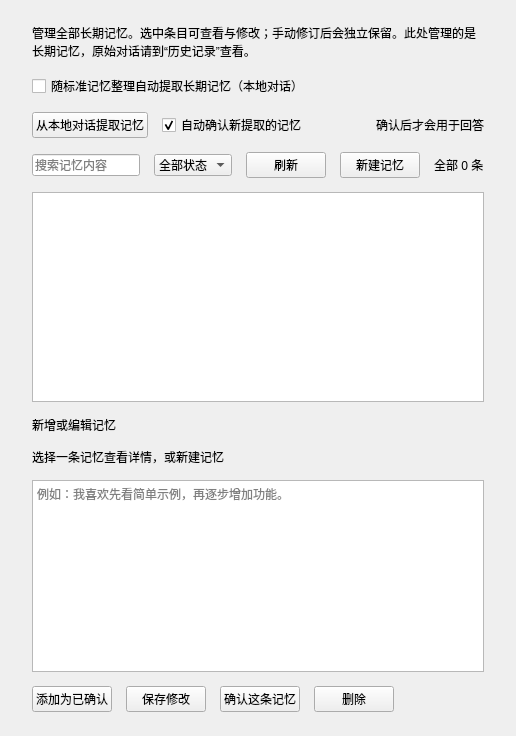
         <widget class="QWidget" name="memoryPage">
          <layout class="QVBoxLayout" name="memoryContentLayout">
           <property name="spacing">
            <number>14</number>
           </property>
           <property name="leftMargin">
            <number>32</number>
           </property>
           <property name="topMargin">
            <number>24</number>
           </property>
           <property name="rightMargin">
            <number>32</number>
           </property>
           <property name="bottomMargin">
            <number>24</number>
           </property>
           <item>
            <widget class="QLabel" name="memoryIntroLabel">
             <property name="text">
              <string>管理全部长期记忆。选中条目可查看与修改；手动修订后会独立保留。此处管理的是长期记忆，原始对话请到“历史记录”查看。</string>
             </property>
             <property name="wordWrap">
              <bool>true</bool>
             </property>
            </widget>
           </item>
           <item>
            <widget class="QCheckBox" name="autoExtractMemoryCheckBox">
             <property name="text"><string>随标准记忆整理自动提取长期记忆（本地对话）</string></property>
             <property name="toolTip"><string>依赖“记忆方案”的自动整理，或手动点击整理历史。自动确认只决定结果是否立即用于回答。</string></property>
            </widget>
           </item>
           <item>
            <layout class="QHBoxLayout" name="memoryToolbar">
             <item>
              <widget class="QPushButton" name="extractMemoryButton">
               <property name="text">
                <string>从本地对话提取记忆</string>
               </property>
              </widget>
             </item>
             <item>
              <widget class="QCheckBox" name="autoApproveMemoryCheckBox">
               <property name="text">
                <string>自动确认新提取的记忆</string>
               </property>
               <property name="checked">
                <bool>true</bool>
               </property>
              </widget>
             </item>
             <item>
              <spacer name="memoryToolbarSpacer">
               <property name="orientation">
                <enum>Qt::Horizontal</enum>
               </property>
               <property name="sizeHint" stdset="0">
                <size>
                 <width>40</width>
                 <height>20</height>
                </size>
               </property>
              </spacer>
             </item>
             <item>
              <widget class="QLabel" name="memoryStatusLabel">
               <property name="text">
                <string>确认后才会用于回答</string>
               </property>
              </widget>
             </item>
            </layout>
           </item>
           <item>
            <layout class="QHBoxLayout" name="memorySearchLayout">
             <item><widget class="QLineEdit" name="memorySearchEdit">
              <property name="placeholderText"><string>搜索记忆内容</string></property>
              <property name="clearButtonEnabled"><bool>true</bool></property>
             </widget></item>
             <item><widget class="QComboBox" name="memoryFilterCombo">
              <item><property name="text"><string>全部状态</string></property></item>
              <item><property name="text"><string>已确认</string></property></item>
              <item><property name="text"><string>待确认</string></property></item>
             </widget></item>
             <item><widget class="QPushButton" name="refreshMemoryButton"><property name="text"><string>刷新</string></property></widget></item>
             <item><widget class="QPushButton" name="newMemoryButton"><property name="text"><string>新建记忆</string></property></widget></item>
             <item><widget class="QLabel" name="memoryTotalLabel"><property name="text"><string>全部 0 条</string></property></widget></item>
            </layout>
           </item>
           <item>
            <widget class="QListWidget" name="memoryListWidget">
             <property name="wordWrap"><bool>true</bool></property>
             <property name="spacing"><number>5</number></property>
             <property name="alternatingRowColors"><bool>true</bool></property>
             <property name="minimumSize">
              <size>
               <width>0</width>
               <height>210</height>
              </size>
             </property>
            </widget>
           </item>
           <item>
            <widget class="QLabel" name="memoryEditLabel">
             <property name="text">
              <string>新增或编辑记忆</string>
             </property>
            </widget>
           </item>
           <item>
            <widget class="QLabel" name="memoryDetailsLabel">
             <property name="text"><string>选择一条记忆查看详情，或新建记忆</string></property>
             <property name="wordWrap"><bool>true</bool></property>
            </widget>
           </item>
           <item>
            <widget class="QPlainTextEdit" name="memoryEditor">
             <property name="minimumSize">
              <size>
               <width>0</width>
               <height>86</height>
              </size>
             </property>
             <property name="maximumSize">
              <size>
               <width>16777215</width>
               <height>220</height>
              </size>
             </property>
             <property name="placeholderText">
              <string>例如：我喜欢先看简单示例，再逐步增加功能。</string>
             </property>
            </widget>
           </item>
           <item>
            <layout class="QHBoxLayout" name="memoryActions">
             <item>
              <widget class="QPushButton" name="addMemoryButton">
               <property name="text">
                <string>添加为已确认</string>
               </property>
              </widget>
             </item>
             <item>
              <widget class="QPushButton" name="updateMemoryButton">
               <property name="text">
                <string>保存修改</string>
               </property>
              </widget>
             </item>
             <item>
              <widget class="QPushButton" name="approveMemoryButton">
               <property name="text">
                <string>确认这条记忆</string>
               </property>
              </widget>
             </item>
             <item>
              <widget class="QPushButton" name="deleteMemoryButton">
               <property name="text">
                <string>删除</string>
               </property>
              </widget>
             </item>
             <item>
              <spacer name="memoryActionSpacer">
               <property name="orientation">
                <enum>Qt::Horizontal</enum>
               </property>
               <property name="sizeHint" stdset="0">
                <size>
                 <width>40</width>
                 <height>20</height>
                </size>
               </property>
              </spacer>
             </item>
            </layout>
           </item>
          </layout>
         </widget>
